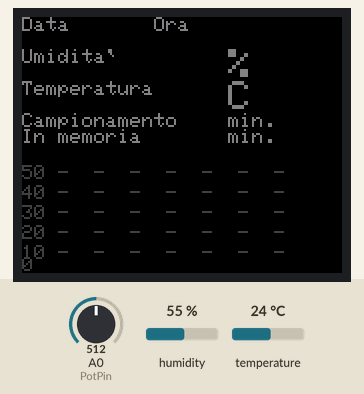
This sketch was run on a simulated Arduino Uno, built with avr-gcc and run on an emulated ATmega328P. On the bench: 160×128 colour display. The test bench sets the inputs (shaded band); at power-on: humidity 55 %, A0 (PotPin) = 512, temperature 24 °C. The local clock reads 2024-03-15 10:24:30 at power-on unless the sketch sets it; what the sketch prints to the serial monitor is not drawn.

Above: at 3.7 s.
3.8 s: humidity set to 22 %
At 13.0 s:
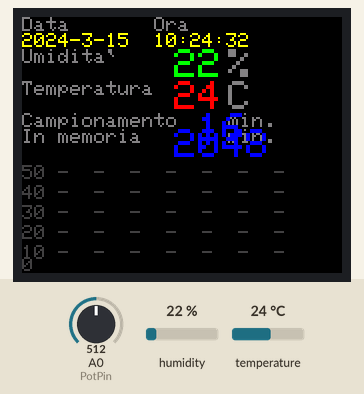
17.5 s: A0 (PotPin) set to 716
At 21.3 s:
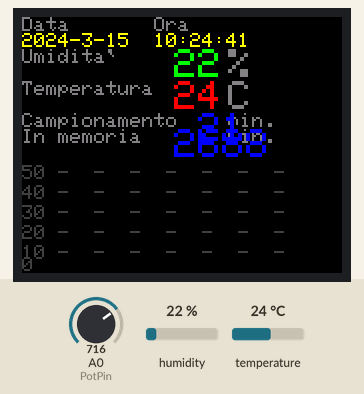
31.5 s: temperature set to 12 °C
At 40.4 s:
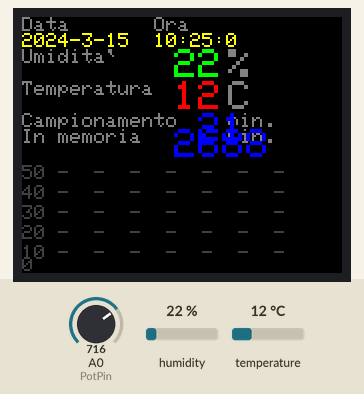
45.2 s: A0 (PotPin) set to 900
At 50.0 s:
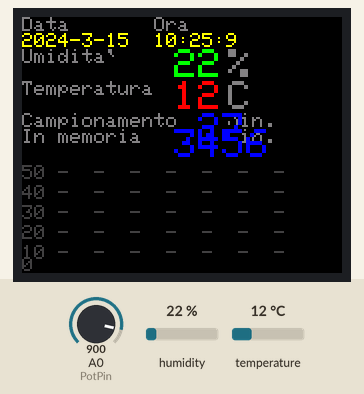
59.2 s: humidity set to 40 %
At 67.9 s:
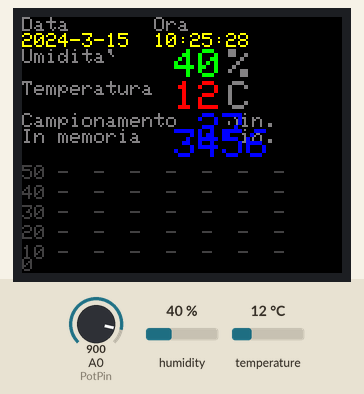
72.9 s: temperature set to 19 °C
At 77.4 s:
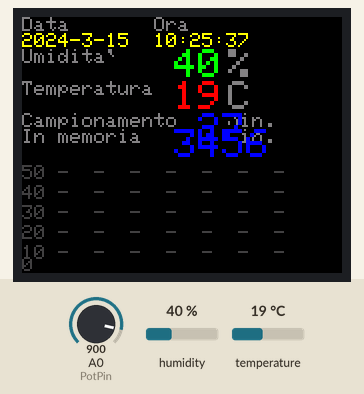
Timing chart, 0 to 78.9 s (numbered marks = the images above; inputs shaded):
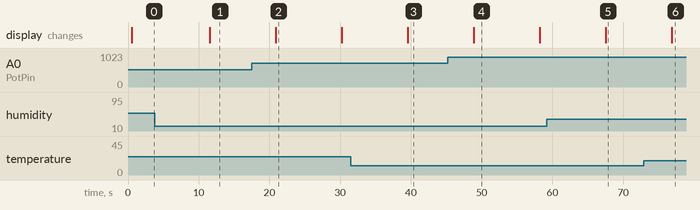

The sketch:

porthable_adld.ino
```cpp
/*
 * Programma per la lettura di una sonda DHT11, ovvero, Temperatura e Umidita`.
 * Oltre alla visualizzazione su schermo TFT LCD dei valori in formato testo,
 * viene realizzato un grafico temporale, con l'ausilio di un integrato DS1302
 * con relativo modulo completo di batteria tampone.
 *
 * Version base: porthable ADLD
 * . ATMEGA
 * . DHT11
 * . LCD TFT 1,44"
 * . DS1302
 * . Potenziometro per regolazione tempi grafico
 */

#include <TFT.h>  // Arduino LCD library
//#include <SPI.h>
#include <dht.h>
#include <DS1302RTC.h>
//#include <Time.h>
//#include <SoftwareSerial.h> // ESP8266

// TFT LCD
// pin definition for the LCD (Uno, Nano)
#define cs   10
#define dc   8
#define rst  9

// create an instance of the library
TFT TFTscreen = TFT(cs, dc, rst);

// DHT11, Sensore di temperatura e umidita`
dht DHT;
#define DHT11_PIN 4

int Humidity;
int Temperature;
int MemHumidity = 0;
int MemTemperature = 0;

// Init the DS1302
// Set pins:  CE, IO,CLK
DS1302RTC RTC(5, 6, 7);

// ESP8266
//SoftwareSerial ESP(2,3); // RX e` il 2,TX e` il 3, collegati a ESP8266

/*
 * Variabili accessorie per stampe sul display e memorizzazioni
 */
// char array to print to the screen, only Humidity & Temperature ?
char SensorTPrintout[3];
char SensorHPrintout[3];
char DataPrintout[11];
char TimePrintout[9];

// e memorie ..
char MemSensorHPrintout[6];
char MemSensorTPrintout[6];
char MemDataPrintout[11];
char MemTimePrintout[9];

//int Second = 0;
//int Minute = 0;
//int Day = 0;
int MemSeconds = 0;
int MemMinutes = 30; // Cosi` inizia sempre ad ogni ora.
int MemDay = 0;

// int array per creazione grafico
/*
 * Ho dovuto usare degli interi, sia per limitare l'uso di memoria
 * che per ragioni pratiche di stampa del grafico tramite accensione
 * dei pixel dello schermo LCD
 */
int ArrayTemperature[128];
int ArrayHumidity[128];
int CycleArray = 0; // Valori ciclici da 0 a 127

//Variabili per Potenziometro
int PotPin = A0;
int PotValue = 0;
int TimeGraph = 0;
int MemTimeGraph = 0;
char TimeGraphPrintout[3];
char MemTimeGraphPrintout[3];
// e Grafico
char TotalTimeGraphPrintout[5];
char MemTotalTimeGraphPrintout[5];

void writeTextStatic() {
  /*
   * Le lettere sono alte 7 e larghe 5
   * Quindi considerare 6 di occupazione orizzontale
  */
  // write the static text to the screen
  // set the font color to gray
  TFTscreen.stroke(128, 128, 128);
  // set the font size
  TFTscreen.setTextSize(1);
  // write the text to the top left corner of the screen
  // write the text
  TFTscreen.text("Data       Ora", 0, 0);
  // write the text
  TFTscreen.text("Umidita`", 0, 16);
  // write the text
  TFTscreen.text("Temperatura", 0, 32);
  // write the text
  TFTscreen.text("Campionamento", 0, 48);
  // write the text
  TFTscreen.text("min.", 103, 48);
  // write the text
  TFTscreen.text("In memoria", 0, 56);
  // write the text
  TFTscreen.text("min.", 103, 56);
  /*
   * Volevo mettere delle tacche, ha senso ?
   * .. write ..
   */
  TFTscreen.stroke(64, 64, 64);  // gray 75%
  TFTscreen.text("50 -  -  -  -  -  -  -", 0, 74);
  TFTscreen.text("40 -  -  -  -  -  -  -", 0, 84);
  TFTscreen.text("30 -  -  -  -  -  -  -", 0, 94);
  TFTscreen.text("20 -  -  -  -  -  -  -", 0, 104);
  TFTscreen.text("10 -  -  -  -  -  -  -", 0, 114);
  TFTscreen.text("0", 0, 120);

  // set the font color to white
  TFTscreen.stroke(128, 128, 128);
  // set the font size
  TFTscreen.setTextSize(2);
  // write the text
  TFTscreen.text("%\n ", 103, 16);
  // write the text
  TFTscreen.text("C\n ", 103, 32);

}

void print2digits(int number) {
  if (number >= 0 && number < 10)
    Serial.write('0');
  Serial.print(number);
}

void setup() {
  // Setup Serial connection
  Serial.begin(9600);

  // Setup serial ESP8266
  //ESP.begin(115200);
  //ESP.setTimeout(15000);

  Serial.println("DS1302RTC Read Test");
  Serial.println("-------------------");

  // Activate RTC module
  Serial.println("RTC module activated");
  Serial.println();
  delay(500);

  if (RTC.haltRTC()) {
    Serial.println("The DS1302 is stopped.  Please run the SetTime");
    Serial.println("example to initialize the time and begin running.");
    Serial.println();
  }
  if (!RTC.writeEN()) {
    Serial.println("The DS1302 is write protected. This normal.");
    Serial.println();
  }

  // TFT
  // Put this line at the beginning of every sketch that uses the GLCD:
  TFTscreen.begin();

  // clear the screen with a black background
  TFTscreen.background(0, 0, 0);

  writeTextStatic();

  delay(2000);
}

void loop() {

  //RTC
  tmElements_t tm;

  Serial.print("UNIX Time: ");
  Serial.print(RTC.get());

  if (! RTC.read(tm)) {
    Serial.print("  Time = ");
    print2digits(tm.Hour);
    Serial.write(':');
    print2digits(tm.Minute);
    Serial.write(':');
    print2digits(tm.Second);
    Serial.print(", Date (D/M/Y) = ");
    Serial.print(tm.Day);
    Serial.write('/');
    Serial.print(tm.Month);
    Serial.write('/');
    Serial.print(tmYearToCalendar(tm.Year));
    Serial.print(", DoW = ");
    Serial.print(tm.Wday);
    Serial.println();
  } else {
    Serial.println("DS1302 read error!  Please check the circuitry.");
    Serial.println();
    delay(9000);
  }

  // DHT11
  // READ DATA
  Serial.print("DHT11, \t");
  int chk = DHT.read11(DHT11_PIN);
  switch (chk)
  {
    case DHTLIB_OK:
      Serial.print("OK,\t");
      break;
    case DHTLIB_ERROR_CHECKSUM:
      Serial.print("Checksum error,\t");
      break;
    case DHTLIB_ERROR_TIMEOUT:
      Serial.print("Time out error,\t");
      break;
    default:
      Serial.print("Unknown error,\t");
      break;
  }
  // DISPLAY DATA
  Temperature = DHT.temperature;
  Humidity = DHT.humidity;
  Serial.print(Humidity, 1);
  Serial.print(",\t");
  Serial.println(Temperature, 1);

  // LCD
  // Read the value from DHT11
  String sensorValH = String(Humidity);
  String sensorValT = String(Temperature);

  // convert the reading to a char array
  sensorValH.toCharArray(SensorHPrintout, 3);
  sensorValT.toCharArray(SensorTPrintout, 3);

  // Read the value from
  // String DataValT = String(tmYearToCalendar(tm.Year) + tm.Month + tm.Day + tm.Hour + tm.Minute + tm.Second); CALCOLA INVECE DI CONCATENARE !
  String DataVal1 = String(tmYearToCalendar(tm.Year));
  String DataVal2 = String(DataVal1 + "-" + tm.Month);
  String DataValDay = String(DataVal2 + "-" + tm.Day);
  String DataVal3 = String(tm.Hour);
  String DataVal4 = String(DataVal3 + ":" + tm.Minute);
  String DataValTime = String(DataVal4 + ":" + tm.Second);
  int Second = tm.Second;
  DataValDay.toCharArray(DataPrintout, 11);
  DataValTime.toCharArray(TimePrintout, 9);

  // ste the font size for date/time
  TFTscreen.setTextSize(1);

  // Date/time
  /*
   *  Se valore e` diverso dalla memoria,
   *  [ri]scrivo la memoria e poi il valore,
   *  poi metto la memoria uguale al valore
   */
  if (tm.Day != MemDay) {
    // erase the text you just wrote
    TFTscreen.stroke(0, 0, 0);
    TFTscreen.text(MemDataPrintout, 0, 8);
    // set the font color
    TFTscreen.stroke(255, 255, 0);
    // print
    TFTscreen.text(DataPrintout, 0, 8);
    // Memorie
    MemDay = tm.Day;
    strcpy (MemDataPrintout, DataPrintout);
  }

  if (tm.Second != MemSeconds) {
    // erase the text you just wrote
    TFTscreen.stroke(0, 0, 0);
    TFTscreen.text(MemTimePrintout, 66, 8);
    // set the font color
    TFTscreen.stroke(255, 255, 0);
    // print
    TFTscreen.text(TimePrintout, 66, 8);
    // Memorie
    MemSeconds = tm.Second;
    strcpy (MemTimePrintout, TimePrintout);
  }

  // ste the font size for date/time
  TFTscreen.setTextSize(2);

  // Humidity
  if (Humidity != MemHumidity) {
    // erase the text you just wrote
    TFTscreen.stroke(0, 0, 0);
    TFTscreen.text(MemSensorHPrintout, 76, 16);
    // set the font color
    TFTscreen.stroke(0, 255, 0);
    // print the sensor value
    TFTscreen.text(SensorHPrintout, 76, 16);
    MemHumidity = Humidity;
    strcpy (MemSensorHPrintout, SensorHPrintout);
  }

  // Temperature
  if (Temperature != MemTemperature) {
    // erase the text you just wrote
    TFTscreen.stroke(0, 0, 0);
    TFTscreen.text(MemSensorTPrintout, 76, 32);
    // set the font color
    TFTscreen.stroke(255, 0, 0);
    // print the sensor value
    TFTscreen.text(SensorTPrintout, 76, 32);
    //ESP.println(SensorTPrintout); // ESP8266
    MemTemperature = Temperature;
    strcpy (MemSensorTPrintout, SensorTPrintout);
  }

  /*
   * Inserisco qua la gestione del potenziometro e del grafico
   */
  PotValue = analogRead(PotPin);
  TimeGraph = map(PotValue,0,1023,1,31);  // da 1 a 30 minuti, ho dovuto restringere il campo causa sensibilita` potenziometro
  // Potenziometro
  String stringTimeGraph = String(TimeGraph);
  // convert the reading to a char array
  stringTimeGraph.toCharArray(TimeGraphPrintout, 3);
  // Grafico
  String stringTimeGraph128 = String(TimeGraph * 128);
  // convert the reading to a char array
  stringTimeGraph128.toCharArray(TotalTimeGraphPrintout, 5);
  if (TimeGraph != MemTimeGraph) {
    // erase the text you just wrote
    TFTscreen.stroke(0, 0, 0);
    TFTscreen.text(MemTimeGraphPrintout, 88, 48);
    TFTscreen.text(MemTotalTimeGraphPrintout, 76, 56);
    // set the font color
    TFTscreen.stroke(0, 0, 255);
    // print the sensor value
    TFTscreen.text(TimeGraphPrintout, 88, 48);
    TFTscreen.text(TotalTimeGraphPrintout, 76, 56);
    MemTimeGraph = TimeGraph;
    strcpy (MemTimeGraphPrintout, TimeGraphPrintout);
    strcpy (MemTotalTimeGraphPrintout, TotalTimeGraphPrintout);
  }

  /*
   * Devo stare attento perche` questa routine dev'essere eseguita
   * una sola volta, quindi: ATTENZIONE alle condizioni!
   *
   * Aggiorno ogni mezz'ora e non m'interessa da quando ho acceso,
   * preferisco sia "fisso", come i termostati in casa ..
   */
  // Questa riga aggiorna ogni minuto
  //if (tm.Minute != MemMinutes) {
  // Questa riga era com'era prima del potenziometro
  //if (tm.Minute != MemMinutes && (tm.Minute == 0 || tm.Minute == 30)) {
  if (tm.Minute != MemMinutes && (tm.Minute % TimeGraph == 0)) {
    // Stampa array su LCD
    /*
    * Stampa i 128 (come i pixel) valori di temperatura e umidita`,
    * creando un grafico.
    * Al solito, devo prima eliminare la scritta precedente
    * e poi mettere la nuova.
    */
    // Prima cancello le scritte
    TFTscreen.stroke(0, 0, 0);
    for (CycleArray = 127; CycleArray >= 0; CycleArray--) {
      TFTscreen.point(CycleArray, 127 - ArrayHumidity[CycleArray]);
      TFTscreen.point(CycleArray, 127 - ArrayTemperature[CycleArray]);
    }
    // Poi shifto e aggiorno con l'ultimo valore
    for (CycleArray = 0; CycleArray <= 126; CycleArray++) {
      ArrayHumidity[CycleArray] = ArrayHumidity[CycleArray+1];
      ArrayTemperature[CycleArray] = ArrayTemperature[CycleArray+1];
    }
    // Quando finisce e` al 127 e posso scrivere il dato nuovo
    ArrayHumidity[CycleArray] = Humidity;
    ArrayTemperature[CycleArray] = Temperature;
    // Memorizzo il tempo attuale
    MemMinutes = tm.Minute;
    // Scrivo ..
    for (CycleArray = 127; CycleArray >= 0; CycleArray--) {
      TFTscreen.stroke(0, 255, 0);
      TFTscreen.point(CycleArray, 127 - ArrayHumidity[CycleArray]);
      TFTscreen.stroke(255, 0, 0);
      TFTscreen.point(CycleArray, 127 - ArrayTemperature[CycleArray]);
    }
  }

  /*
   * Mi sa che i delay serva per la stabilita` delle letture
   * Cerco di tenerlo il piu` basso possibile, a 200 funziona, metto 300 per sicurezza
   */
  delay(300);
}
```

Measured:
- after the input at 3.8 s, the display: changes after 7.8 s (image 1)
- after the input at 31.5 s, the display: changes after 8.1 s (image 3)
- after the input at 59.2 s, the display: changes after 8.4 s (image 5)
- what the display in image 2 shows lasts 9.3 s, from 20.9 s to 30.2 s
